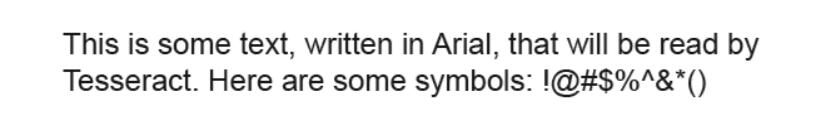
#> input picture download/a.jpg, 819 x 128 px; its folder holds only this picture in this run
$ python test.py
#> lines starting #> are read from the running program, lines starting #| are printed output that depends on the picture; after the words box and inside, x2 and y2 are one past the last pixel; in counts of white or black regions, pixels touching at a corner belong together
import os
import pytesseract
from PIL import Image
from collections import defaultdict

# tesseract.exe所在的文件路径
pytesseract.pytesseract.tesseract_cmd = 'G://tesseract/tesseract.exe'


# 获取图片中像素点数量最多的像素
def get_threshold(image):
    pixel_dict = defaultdict(int)

    # 像素及该像素出现次数的字典
    rows, cols = image.size
    for i in range(rows):
        for j in range(cols):
            pixel = image.getpixel((i, j))
            pixel_dict[pixel] += 1

    count_max = max(pixel_dict.values())  # 获取像素出现出多的次数
    pixel_dict_reverse = {v: k for k, v in pixel_dict.items()}
    threshold = pixel_dict_reverse[count_max]  # 获取出现次数最多的像素点

    return threshold


# 按照阈值进行二值化处理
# threshold: 像素阈值
def get_bin_table(threshold):
    # 获取灰度转二值的映射table
    table = []
    for i in range(256):
        rate = 0.1  # 在threshold的适当范围内进行处理
        if threshold * (1 - rate) <= i <= threshold * (1 + rate):
            table.append(1)
        else:
            table.append(0)
    return table


# 去掉二值化处理后的图片中的噪声点
def cut_noise(image):
    rows, cols = image.size  # 图片的宽度和高度
    change_pos = []  # 记录噪声点位置

    # 遍历图片中的每个点，除掉边缘
    for i in range(1, rows - 1):
        for j in range(1, cols - 1):
            # pixel_set用来记录该店附近的黑色像素的数量
            pixel_set = []
            # 取该点的邻域为以该点为中心的九宫格
            for m in range(i - 1, i + 2):
                for n in range(j - 1, j + 2):
                    if image.getpixel((m, n)) != 1:  # 1为白色,0位黑色
                        pixel_set.append(image.getpixel((m, n)))

            # 如果该位置的九宫内的黑色数量小于等于4，则判断为噪声
            if len(pixel_set) <= 4:
                change_pos.append((i, j))

    # 对相应位置进行像素修改，将噪声处的像素置为1（白色）
    for pos in change_pos:
        image.putpixel(pos, 1)

    return image  # 返回修改后的图片


# 识别图片中的数字加字母
# 传入参数为图片路径，返回结果为：识别结果
def OCR_lmj(img_path):
    image = Image.open(img_path)  # 打开图片文件
    imgry = image.convert('L')  # 转化为灰度图

    # 获取图片中的出现次数最多的像素，即为该图片的背景
    max_pixel = get_threshold(imgry)

    # 将图片进行二值化处理
    table = get_bin_table(threshold=max_pixel)
    out = imgry.point(table, '1')

    # 去掉图片中的噪声（孤立点）
    out = cut_noise(out)

    # 保存图片
    # out.save('E://figures/img_gray.jpg')

    # 仅识别图片中的数字
    # text = pytesseract.image_to_string(out, config='digits')
    # 识别图片中的数字和字母
    text = pytesseract.image_to_string(out)

    # 去掉识别结果中的特殊字符
    exclude_char_list = ' .:\\|\'\"?![],()~@#$%^&*_+-={};<>/¥'
    text = ''.join([x for x in text if x not in exclude_char_list])
    # print(text)

    return text


def main():
    # 识别指定文件目录下的图片
    # 图片存放目录figures
    dir = '../download/'
    # dir = './image/'
    # dir = './'

    correct_count = 0  # 图片总数
    total_count = 0  # 识别正确的图片数量

    # 遍历figures下的png,jpg文件
    for file in os.listdir(dir):
        if file.endswith('.png') or file.endswith('.jpg'):
            # print(file)
            image_path = '%s/%s' % (dir, file)  # 图片路径

            answer = file.split('.')[0]  # 图片名称，即图片中的正确文字
            recognizition = OCR_lmj(image_path)  # 图片识别的文字结果
#> in OCR_lmj, image is the input picture: PIL image 819x128 RGB; min 0, max 255, mean 236
#> after the loop in get_threshold, `for i in range(rows):`: pixel_dict = 252 items
#> in get_threshold, `count_max = max(pixel_dict.values())`: count_max = 80475
#> in get_threshold, `pixel_dict_reverse = {v: k for k, v in pixel_dict.items()}`: pixel_dict_reverse = 100 items
#> in get_threshold, `threshold = pixel_dict_reverse[count_max]`: threshold = 255
#> after the loop in get_bin_table, `for i in range(256):`: table = 256 values from 0 to 1
#> in OCR_lmj, `out = imgry.point(table, '1')`:
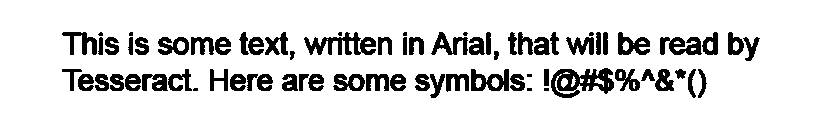
#> out: PIL image 819x128 1; 86.7% white; 72 black regions (10 under 20 px), largest, box (x1, y1, x2, y2) and area: (551, 68, 614, 98) 1046, (304, 32, 376, 55) 812, (660, 37, 702, 55) 502
#> after the loop in cut_noise, `for i in range(1, rows - 1):`: change_pos = 88823 items
#> the loop in cut_noise, `for pos in change_pos:` made 88823 passes
#> pos on passes 1 to 3: (1, 1), (1, 2), (1, 3)
#> after the loop in cut_noise, `for pos in change_pos:`:
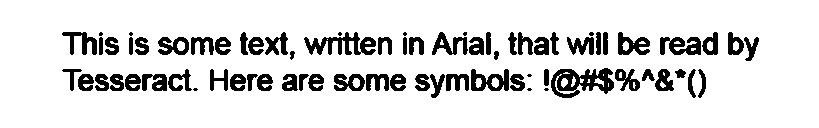
#> image: PIL image 819x128 1; 86.9% white; 72 black regions (10 under 20 px), largest, box (x1, y1, x2, y2) and area: (551, 68, 614, 98) 1034, (304, 32, 376, 55) 798, (660, 37, 701, 55) 498

            print((answer, recognizition))
            if recognizition == answer:  # 如果识别结果正确，则total_count加1
                correct_count += 1

            total_count += 1

    print('Total count: %d, correct: %d.' % (total_count, correct_count))
    '''
    # 单张图片识别
    image_path = 'E://figures/code (1).jpg'
    OCR_lmj(image_path)
    '''


main()
#> (the call stopped at in OCR_lmj, `text = pytesseract.image_to_string(out)`: pytesseract is not available in this run)

$ run again, on download/c.jpg
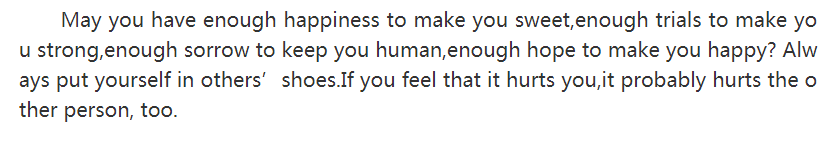
#> input picture download/c.jpg, 825 x 143 px
#> in OCR_lmj, image is the input picture: PIL image 825x143 RGB; mean R, G, B 237.5, 237.5, 237.6
#> after the loop in get_threshold, `for i in range(rows):`: pixel_dict = 55 items
#> count_max = 101243
#> pixel_dict_reverse = 33 items
#> threshold = 255
#> after the loop in get_bin_table, `for i in range(256):`: table = 256 values from 0 to 1
#> in OCR_lmj, `out = imgry.point(table, '1')`:
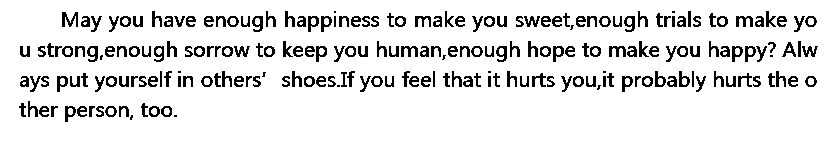
#> out: PIL image 825x143 1; 88.6% white; black in thin lines or dots, all inside (x1, y1, x2, y2) = (19, 11, 818, 122)
#> after the loop in cut_noise, `for i in range(1, rows - 1):`: change_pos = 103022 items
#> the loop in cut_noise, `for pos in change_pos:` made 103022 passes
#> pos on passes 1 to 3: (1, 1), (1, 2), (1, 3)
#> after the loop in cut_noise, `for pos in change_pos:`:
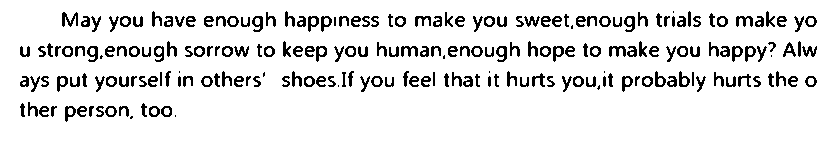
#> image: PIL image 825x143 1; 89.4% white; black in thin lines or dots, all inside (x1, y1, x2, y2) = (20, 11, 817, 122)
